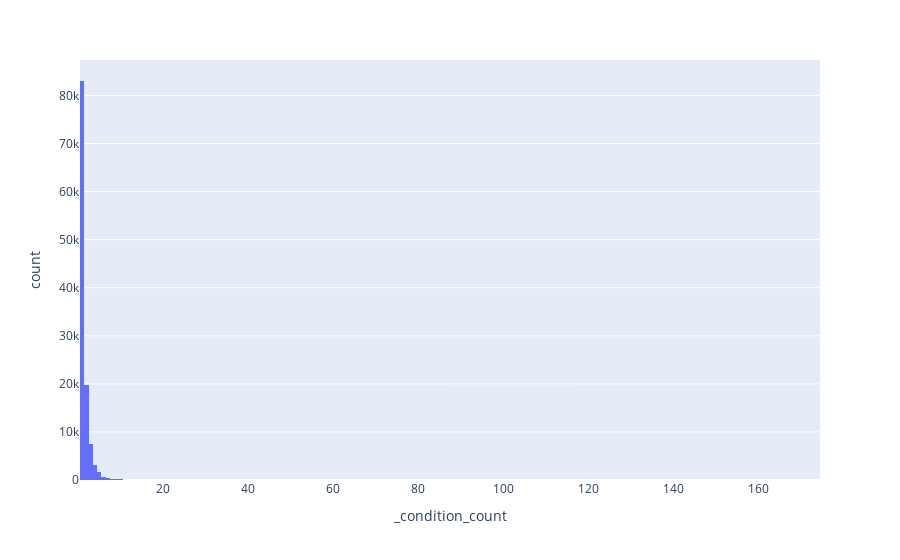

The notebook cell saved with this chart:
### Code cell
import plotly.express as px

px.histogram(df, x='_condition_count')

### Figure 1 — Plotly figure (JSON) as saved in the notebook; plotly's stock layout.template omitted (floating-point values rounded to 4 significant figures; data arrays with more than 128 entries replaced by an {"elided": "..."} marker saying what was removed)
{"data": [{"alignmentgroup": "True", "bingroup": "x", "hovertemplate": "_condition_count=%{x}<br>count=%{y}<extra></extra>", "legendgroup": "", "marker": {"color": "#636efa", "pattern": {"shape": ""}}, "name": "", "offsetgroup": "", "orientation": "v", "showlegend": false, "type": "histogram", "x": {"elided": "117245 int values"}, "xaxis": "x", "yaxis": "y"}], "layout": {"barmode": "relative", "legend": {"tracegroupgap": 0}, "margin": {"t": 60}, "xaxis": {"anchor": "y", "domain": [0, 1], "title": {"text": "_condition_count"}}, "yaxis": {"anchor": "x", "domain": [0, 1], "title": {"text": "count"}}}}
